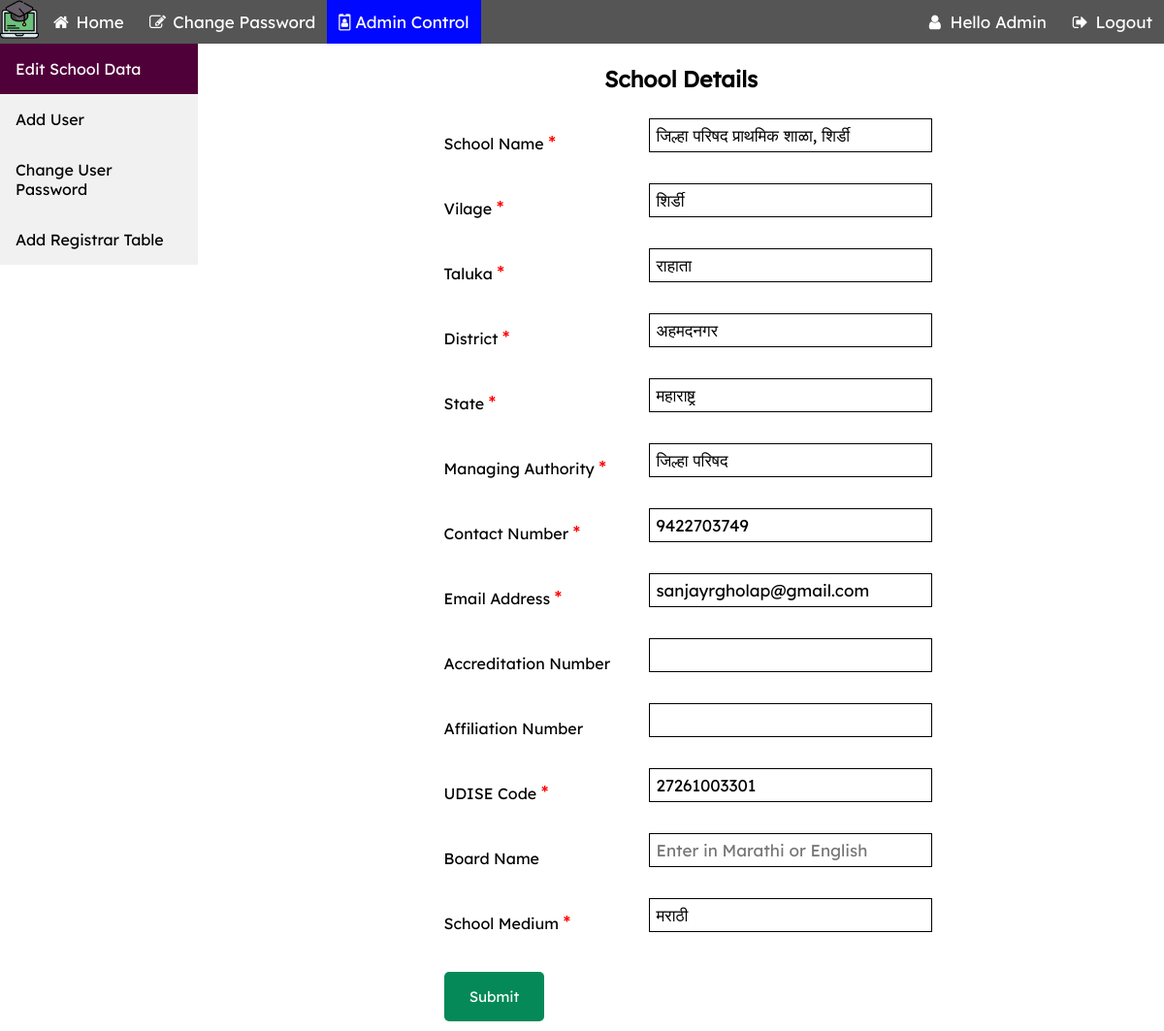
The app's page /admin-control.php (signed in) with its own data.
### tables this page shows
CREATE TABLE `school_master` (
  `id` int(11) NOT NULL,
  `school_name` text NOT NULL,
  `school_village` text NOT NULL,
  `school_taluka` text NOT NULL,
  `school_district` text NOT NULL,
  `school_state` text NOT NULL,
  `school_managing_auth` text NOT NULL,
  `school_contactno` text NOT NULL,
  `school_email` text NOT NULL,
  `school_accreditationno` text DEFAULT NULL,
  `school_affiliationno` text DEFAULT NULL,
  `school_udise` text NOT NULL,
  `school_board` text DEFAULT NULL,
  `school_medium` text NOT NULL
);

### admin-control.php (the view, shortened to what this page needs)
<?php
require "config.php";
?>
<!DOCTYPE html>
<html lang="en">
<head>
    <link rel="stylesheet" href="css/all.css">
    <link rel="stylesheet" href="css/form.css">
    <link rel="stylesheet" href="css/all.css">
    <link rel="stylesheet" href="css/datatable.css">
</head>
<body>
    <?php require_once('navbar.php'); ?>
    <div class="row1">
        <div class="columnz left">
            <?php require_once('admin-sidebar.php'); ?>
        </div>
        <div class="columnz right">
            <?php
            $sql = "SELECT * FROM school_master WHERE id = '1';";
            $result = $conn->query($sql);
            if ($result->num_rows == 1) {
                $row = $result->fetch_assoc();
            }
            ?>
            <div class="editform">
                <form enctype="multipart/form-data" action="admin-control.php" method="post">
                    <h1>School Details</h1>
                    <table>
                        <tr>
                            <td><label for="lc_srn">School Name <span class="require">*</span></label></td>
                            <td><input type="text" placeholder="Enter in Marathi or English" name="school_name" id="stud_grn" value="<?php echo $row['school_name']; ?>" required></td>
                        </tr>
                        <tr>
                            <td><label for="lc_srn">Vilage <span class="require">*</span></label></td>
                            <td><input type="text" placeholder="Enter in Marathi or English" name="school_village" value="<?php echo $row['school_village']; ?>" id="lc_srn" required></td>
                        </tr>
                        <tr>
                            <td><label for="academic_prg">Taluka <span class="require">*</span></label></td>
                            <td><input type="text" placeholder="Enter in Marathi or English" name="school_taluka" value="<?php echo $row['school_taluka']; ?>" id="academic_prg" required></td>
                        </tr>
                        <tr>
                            <td><label for="behavior">District <span class="require">*</span></label></td>
                            <td><input type="text" placeholder="Enter in Marathi or English" name="school_district" value="<?php echo $row['school_district']; ?>" id="behavior" required></td>
                        </tr>
                        <tr>
                            <td><label for="date">State <span class="require">*</span></label></td>
                            <td><input type="text" placeholder="Enter in Marathi or English" name="school_state" value="<?php echo $row['school_state']; ?>" id="leave_date" required></td>
                        </tr>
                        <tr>
                            <td><label for="reason">Managing Authority <span class="require">*</span></label></td>
                            <td><input type="text" placeholder="Enter in Marathi or English" name="school_managing_auth" value="<?php echo $row['school_managing_auth']; ?>" id="Reason" required></td>
                        </tr>
                        <tr>
                            <td><label for="lc_srn">Contact Number <span class="require">*</span></label></td>
                            <td><input type="text" pattern="[0-9]{10}" placeholder="Enter 10 Digit Number" name="school_contactno" id="stud_grn" value="<?php echo $row['school_contactno']; ?>" required></td>
                        </tr>
                        <tr>
                            <td><label for="lc_srn">Email Address <span class="require">*</span></label></td>
                            <td><input type="text" placeholder="Email" name="school_email" id="lc_srn" value="<?php echo $row['school_email']; ?>" required></td>
                        </tr>
                        <tr>
                            <td><label for="academic_prg">Accreditation Number </label></td>
                            <td><input type="text" placeholder="" name="school_accreditationno" id="academic_prg" value="<?php echo $row['school_accreditationno']; ?>"></td>
                        </tr>
                        <tr>
                            <td><label for="behavior">Affiliation Number</label></td>
                            <td><input type="text" placeholder="" name="school_affiliationno" value="<?php echo $row['school_affiliationno']; ?>" id="behavior"></td>
                        </tr>
                        <tr>
                            <td><label for="date">UDISE Code <span class="require">*</span></label></td>
                            <td><input type="text" pattern="[0-9]{11}" placeholder="Enter 11 Digit Number" name="school_udise" value="<?php echo $row['school_udise']; ?>" id="leave_date" required></td>
                        </tr>
                        <tr>
                            <td><label for="reason">Board Name </label></td>
                            <td><input type="text" placeholder="Enter in Marathi or English" name="school_board" value="<?php echo $row['school_board']; ?>" id="Reason"></td>
                        </tr>
                        <tr>
                            <td><label for="reason">School Medium <span class="require">*</span></label></td>
                            <td><input type="text" placeholder="Enter in Marathi or English" name="school_medium" value="<?php echo $row['school_medium']; ?>" id="Reason" required></td>
                        </tr>
                        <tr>
                            <td colspan="">
                                <button type="submit" name="submit" class="addbtn">Submit</button>
                            </td>
                        </tr>
                    </table>
                </form>
            </div>
        </div>
    </div>
</body>
</html>

### navbar.php (shortened to what this page needs)
<?php
function active($currect_page)
{
  $url_array =  explode('/', $_SERVER['REQUEST_URI']);
  $url = end($url_array);
  if ($currect_page == $url) {
    echo 'active';
  }
}
$arr = explode(' ', trim($_SESSION['user_name']));
$arr = $arr[0];
?>
<link rel="stylesheet" href="css/navbar.css">
<link rel="stylesheet" href="https://cdnjs.cloudflare.com/ajax/libs/font-awesome/4.7.0/css/font-awesome.min.css">
<div class="navbar">
  <div class="row">
    <div class="column">
      <img src="./assets/education.png" alt="">
      <a class="<?php active('index.php');
                active('generate-nirgam.php'); ?>" href="./index.php"><i class="fa fa-fw fa-home"></i> Home</a>
      <a class="<?php active('password-change.php'); ?>" href="./password-change.php"><i class="fa fa-fw fa-edit"></i> Change Password</a>
      <?php if ($_SESSION['prev_id'] == 1) : ?>
        <a class="<?php active('admin-control.php');
                  active('add-regi-table.php'); ?>" href="./admin-control.php"><i class="fa fa-id-badge"></i> Admin Control</a>
      <?php endif; ?>
    </div>
    <div class="column1">
      <a class="<?php active('logout.php'); ?>" href="./logout.php"><i class="fa fa-fw fa-sign-out"></i> Logout</a>
      <a href="#"><i class="fa fa-fw fa-user"></i><?php echo "  Hello " . $arr; ?></a>
    </div>
  </div>
</div>

### admin-sidebar.php (shortened to what this page needs)
<?php
function activeadminside($currect_page)
{
    $url_array =  explode('/', $_SERVER['REQUEST_URI']);
    $url = end($url_array);
    if ($currect_page == $url) {
        echo 'active';
    }
}
?>
<link rel="stylesheet" href="https://cdnjs.cloudflare.com/ajax/libs/font-awesome/4.7.0/css/font-awesome.min.css">
<div class="sidebar">
    <a href="./admin-control.php" class="<?php activeadminside('admin-control.php'); ?>"> Edit School Data</a>
    <a href="./add-user.php" class="<?php activeadminside('add-user.php'); ?>">Add User</a>
    <a href="./change-user-password.php" class="<?php activeadminside('change-user-password.php'); ?>">Change User Password</a>
    <a href="./add-regi-table.php" class="<?php activeadminside('add-regi-table.php'); ?>">Add Registrar Table</a>
</div>

### css/all.css (style rules this page uses)
* { font-family: Lexend; }
h1 { font-size: 23px; text-align: center; margin: 8px; }
.columnz { float: left; }
.left { width: 17%; }
.right { width: 83%; }
.row:after { content: ""; display: table; clear: both; }
.sidebar { margin: 0; background-color: #f1f1f1; min-height: 94%; }
.sidebar a { display: block; color: black; padding: 16px; text-decoration: none; }
.sidebar a.active { background-color: #500039; color: white; }
a { text-decoration: none !important; color: black }
.row1 .columnz .editform span { color: red; font-size: 20px; }

### css/form.css (style rules this page uses)
h1 { font-size: 25px; text-align: center; margin: 1px 0; }
table { margin-left: auto; margin-right: auto; width: 50%; }
input[type=text], input[type=date], input[type=password] { width: 100%; padding: 15px; margin: 5px 0 22px 0; border: 0; background: white; }
.addbtn { background-color: #058958; color: white; padding: 16px 20px; border: none; cursor: pointer; width: 50%; font-size: 15px; border-radius: 5px; margin-top: 15px; }
input { padding: 7px; width: 100%; font-size: 17px; border: 1px solid #aaaaaa; margin: 3px; }
.row1 .columnz .editform { width: 99%; height: 86%; line-height: 3em; overflow-x: hidden; overflow-y: auto; padding: 5px; }
.row1 .columnz .editform table { width: 99%; }
.row1 .columnz .editform input { border: 1px solid black; padding: 6px; }
.row1 .columnz .editform table { border-collapse: collapse; width: 100%; }
.row1 .columnz .editform table td { padding: 2px; }

### css/navbar.css (style rules this page uses)
* { font-size: medium; font-family: Lexend; }
* { margin: 0; }
.navbar { width: 100%; background-color: #555; overflow: auto; }
.navbar a { float: left; text-align: center; padding: 12px; color: white; text-decoration: none; font-size: 17px; }
.active { background-color: #0008ff; }
.column { float: left; width: 75%; }
.column1 { float: right; text-align: justify; width: 25%; }
.column1 a { float: right; }
.row:after { content: ""; display: table; clear: both; }

### admin-control.php (style rules this page uses)
.editform form { margin: 3px auto; width: 50%; }

### navbar.php (style rules this page uses)
img { float: left; width: 40px; }

### records on screen
school_master: school_name "जिल्हा परिषद प्राथमिक शाळा, शिर्डी", school_village "शिर्डी", school_taluka "राहाता", school_district "अहमदनगर", school_state "महाराष्ट्र", school_managing_auth "जिल्हा परिषद", school_contactno "9422703749", school_email "sanjayrgholap@gmail.com", school_udise "27261003301", school_medium "मराठी"

### other values on screen
$arr "Admin"
